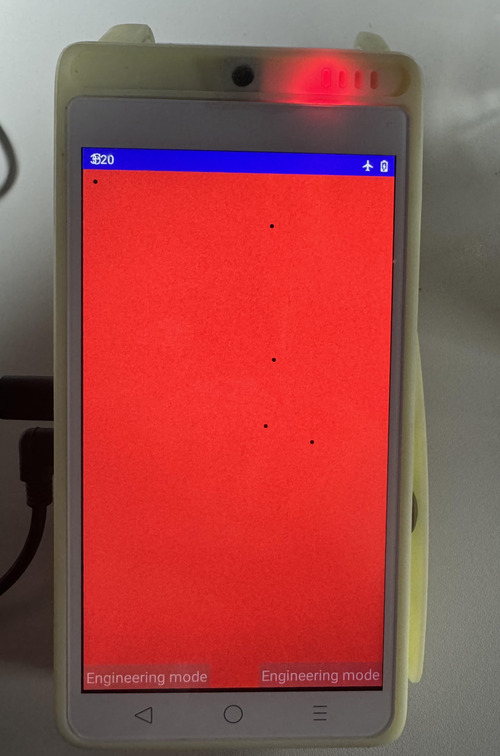
#> input picture app/src/main/python/red_test.jpg, 500 x 756 px
$ python spotDetection.py
#> lines starting #> are read from the running program, lines starting #| are printed output that depends on the picture; after the words box and inside, x2 and y2 are one past the last pixel; in counts of white or black regions, pixels touching at a corner belong together
import cv2
import numpy as np
import os

def display_img(name, img):
    cv2.imshow(name, img)
    cv2.waitKey(0)
    cv2.destroyAllWindows()

def detectDots(orig_file, file_name):
    directory_path = os.path.dirname(__file__)
    orig_file_path = os.path.join(directory_path, orig_file) #img path
    orig_img = cv2.imread(orig_file_path) #read img

    file_path = os.path.join(directory_path, file_name) #filtered img path
    img = cv2.imread(file_path) #read filtered img

    gray = cv2.cvtColor(img, cv2.COLOR_BGR2GRAY)
    blur = cv2.GaussianBlur(gray, (0, 0), sigmaX=16, sigmaY=0)
    divide = cv2.divide(gray, blur, scale=1)
    thresh = cv2.threshold(divide, 0, 255, cv2.THRESH_BINARY+cv2.THRESH_OTSU)[1]
    kernel = cv2.getStructuringElement(cv2.MORPH_RECT, (1, 1))
    morph = cv2.morphologyEx(thresh, cv2.MORPH_CLOSE, kernel)
    cnts = cv2.findContours(morph, cv2.RETR_LIST, cv2.CHAIN_APPROX_SIMPLE)[-2] #contours

    border = morph.copy()
    cv2.drawContours(border, cnts, -1, (0, 0, 0), 2)

    s1 = 3
    s2 = 25 #dot size
    xcnts = []

    for cnt in cnts:
        if s1<cv2.contourArea(cnt)<s2:
            xcnts.append(cnt)
            cv2.drawContours(orig_img, [cnt], -1, (255,105,180), 2)

    str = "Number of spots: {}".format(len(xcnts)) + "\n" #output

    avg_cnt = []
    for x in xcnts:
        avg_cnt.append(np.round(x.mean(axis=0)[0]))

    str += "Spot locations: {}".format(avg_cnt)

    # display_img("grayscale", morph)
    display_img("detected image", orig_img)

    return str

def detectRect(file_name, color):
#> called with file_name = 'red_test.jpg', color = 'red'
    colors = {'red': [np.array([100, 255, 255]), np.array([0, 200, 180])],
              'green': [np.array([100, 255, 255]), np.array([40, 200, 180])],
              'blue': [np.array([120, 255, 255]), np.array([90, 130, 180])]}
    #   'red': [np.array([190,255,255]), np.array([160,20,70])], works for redtest2 not redtest1

    image = cv2.imread(file_name) #read img
#> image is the input picture: shape (756, 500, 3); mean B, G, R 74.8, 76, 156.1
    display_img("original image", image)
    buf = cv2.addWeighted(image, 1.1, image, 0, 0.8) #add contrast
    # display_img("buf", buf)
    hsv = cv2.cvtColor(buf, cv2.COLOR_BGR2HSV)
#> hsv: shape (756, 500, 3); mean H, S, V 30.9, 114, 174
    mask = cv2.inRange(hsv, colors[color][1], colors[color][0])
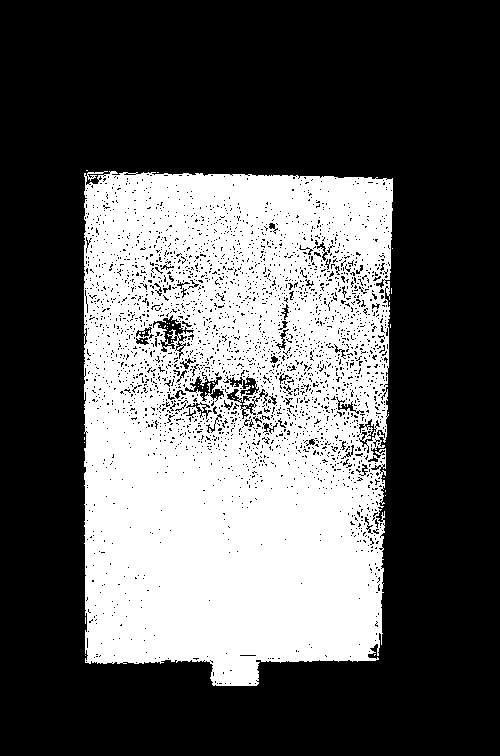
#> mask: shape (756, 500); 35.9% white; 42 white regions (41 under 20 px), largest, box (x1, y1, x2, y2) and area: (84, 171, 393, 686) 135755
    thresh = cv2.adaptiveThreshold(mask,255,cv2.ADAPTIVE_THRESH_GAUSSIAN_C, cv2.THRESH_BINARY_INV,21,9)
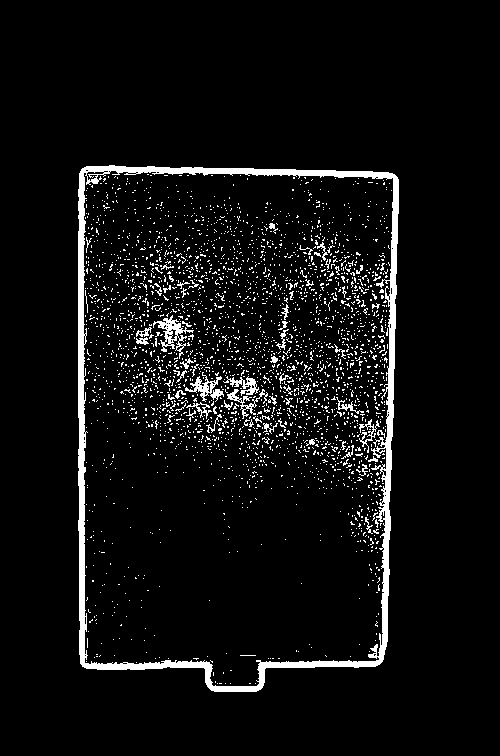
#> thresh: shape (756, 500); 6% white; 2895 white regions (2837 under 20 px)

    cnts = cv2.findContours(thresh, cv2.RETR_EXTERNAL, cv2.CHAIN_APPROX_SIMPLE) #contours
#> cnts = 1 contour; box (x1, y1, x2, y2) and area: (78, 165, 399, 692) 157566
    cnts = cnts[0] if len(cnts) == 2 else cnts[1]
    for c in cnts:
        cv2.drawContours(thresh, [c], -1, (255,255,255), -1)
#> this loop made 1 pass
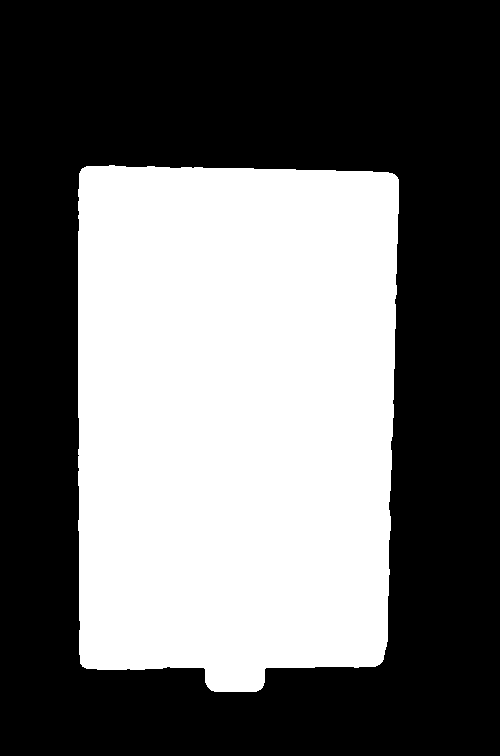
#> thresh: shape (756, 500); 41.9% white; 1 white region, box (x1, y1, x2, y2) and area: (78, 165, 399, 692) 158381

    kernel = cv2.getStructuringElement(cv2.MORPH_RECT, (2, 2))
#> kernel = [[1, 1], [1, 1]]
    opening = cv2.morphologyEx(thresh, cv2.MORPH_OPEN, kernel, iterations=4)
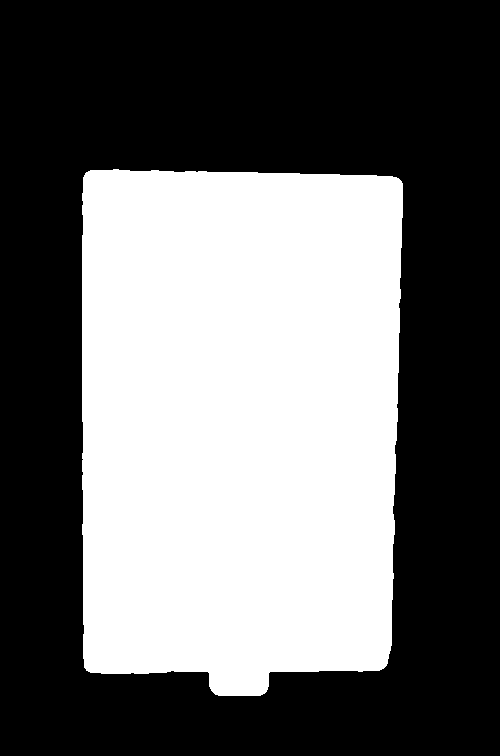
#> opening: shape (756, 500); 41.9% white; 1 white region

    cnts = cv2.findContours(opening, cv2.RETR_EXTERNAL, cv2.CHAIN_APPROX_SIMPLE) #draw outline
#> cnts = 1 contour; box (x1, y1, x2, y2) and area: (82, 169, 403, 696) 157562
    cnts = cnts[0] if len(cnts) == 2 else cnts[1]
    area_treshold = 5000

    blank = np.zeros(image.shape, dtype=np.uint8)
    blank = cv2.cvtColor(blank, cv2.COLOR_BGR2GRAY)
#> blank: shape (756, 500); every value is 0
    cropped = blank.copy()
    for c in cnts:
        if cv2.contourArea(c) > area_treshold:
            epsilon = 0.05*cv2.arcLength(c,True)
            c2 = cv2.approxPolyDP(c,epsilon,True)
            if len(c2) == 4:
                cropped = cv2.drawContours(blank, [c2], -1, (255, 255, 255), cv2.FILLED)
            else:
                rect = cv2.minAreaRect(c)
                box = cv2.boxPoints(rect)
                box = np.intp(box)
                cropped = cv2.drawContours(blank,[box],-1,(255,255,255),cv2.FILLED)
#> this loop made 1 pass
#> (epsilon, c2) on pass 1: (83.64, [[86, 172], [84, 667], [383, 668], [401, 181]])
            # cropped = cv2.drawContours(blank, [c2], -1, (255, 255, 255), 5)

    # cv2.imshow('thresh', thresh)
    filtered = cv2.bitwise_and(~image, ~image,mask = cropped)
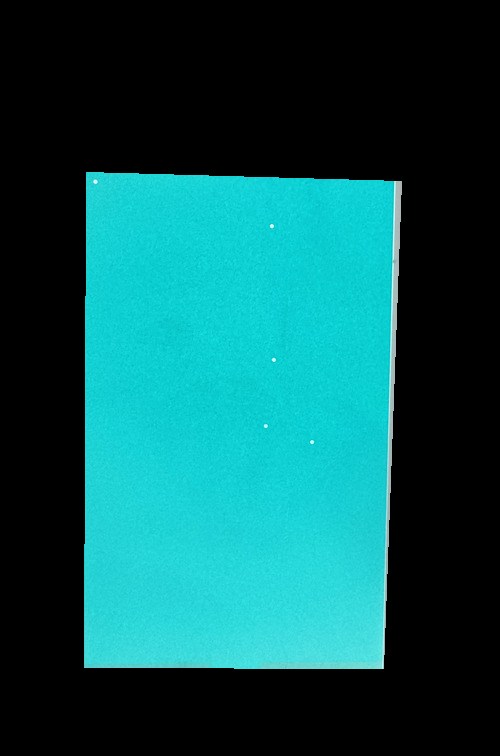
#> filtered: shape (756, 500, 3); mean B, G, R 85, 84.1, 11
    border = cv2.findContours(blank, cv2.RETR_LIST, cv2.CHAIN_APPROX_SIMPLE)
#> border = 1 contour; box (x1, y1, x2, y2) and area: (84, 172, 402, 669) 150787
    filtered = cv2.drawContours(filtered, border[0], -1, (255, 255, 255), 5)
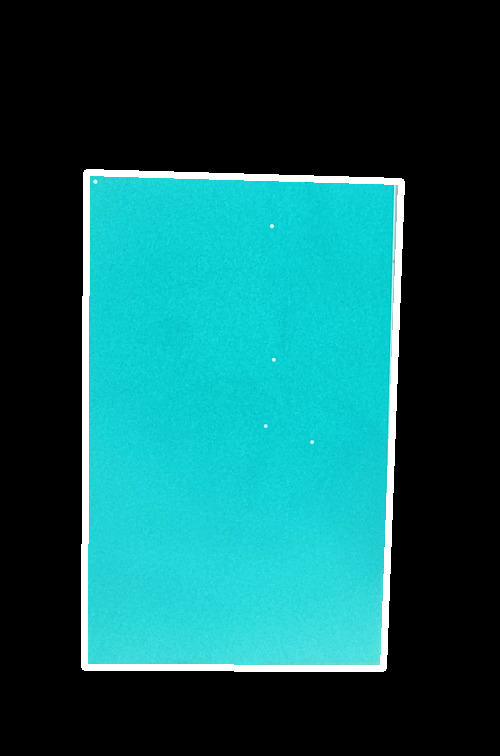
#> filtered: shape (756, 500, 3); 2.95% of pixels changed, all inside (x1, y1, x2, y2) = (81, 169, 405, 672)
    cv2.imwrite("filtered.jpg", ~filtered)
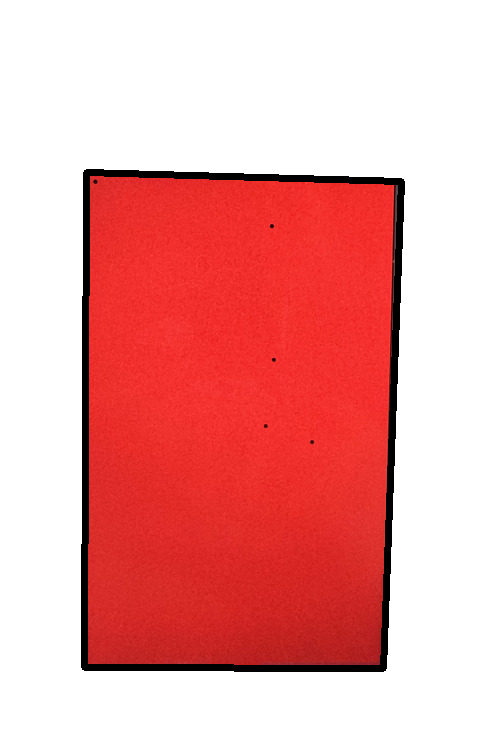
#> saved as filtered.jpg: shape (756, 500, 3); mean B, G, R 165.9, 166.8, 237.9
    print(detectDots(file_name, "filtered.jpg"))
    # [5 lines of commented-out code are left out]
#> (the run stopped early here; a loop or call above may not have finished)

$ run again, with app/src/main/python/green_test.jpg copied over app/src/main/python/red_test.jpg
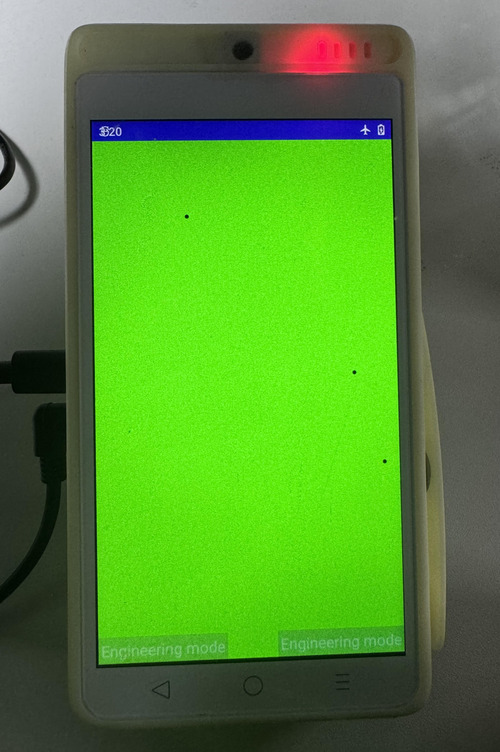
#> input picture app/src/main/python/green_test.jpg, 500 x 752 px
#> in detectRect, image is the input picture: shape (752, 500, 3); mean B, G, R 51, 140.3, 84
#> hsv: shape (752, 500, 3); mean H, S, V 52.4, 130.2, 158.4
#> mask: shape (752, 500); 40% white; 56 white regions (55 under 20 px), largest, box (x1, y1, x2, y2) and area: (93, 140, 403, 658) 150379
#> in detectRect, `thresh = cv2.adaptiveThreshold(mask,255,cv2.ADAPTIVE_THRESH_GAUSSIAN_C..`:
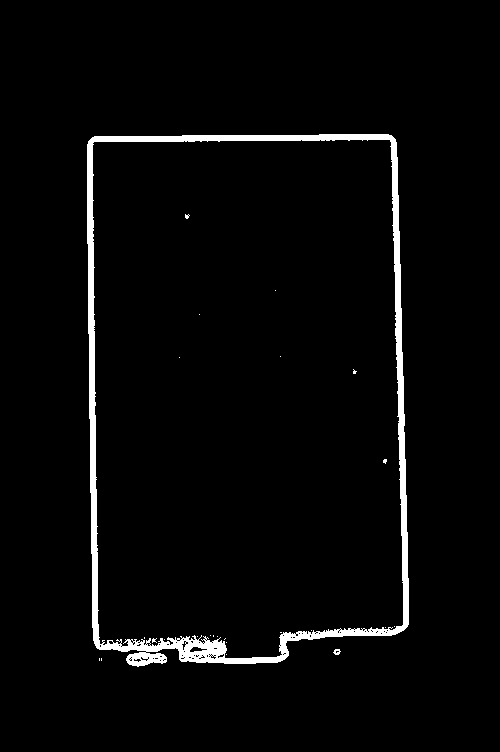
#> thresh: shape (752, 500); 3.1% white; 25 white regions (23 under 20 px)
#> in detectRect, `cnts = cv2.findContours(thresh, cv2.RETR_EXTERNAL, cv2.CHAIN_APPROX_SI..`: cnts = 4 contours, 2 with area under 20; largest, box (x1, y1, x2, y2) and area: (87, 134, 409, 667) 161153, (333, 649, 341, 655) 26
#> the loop in detectRect, `for c in cnts:` made 4 passes
#> c on passes 1 to 2: [[101, 658], [101, 660]], [[99, 658], [99, 660]]
#> kernel = [[1, 1], [1, 1]]
#> opening: shape (752, 500); 43.1% white; 2 white regions
#> in detectRect, `cnts = cv2.findContours(opening, cv2.RETR_EXTERNAL, cv2.CHAIN_APPROX_S..`: cnts = 2 contours, 1 with area under 20; largest, box (x1, y1, x2, y2) and area: (91, 138, 413, 670) 161146
#> blank: shape (752, 500); every value is 0
#> the loop in detectRect, `for c in cnts:` made 2 passes
#> (epsilon, c2) on pass 2: (88.66, [[395, 139], [92, 145], [101, 652], [411, 630]])
#> border = 1 contour; box (x1, y1, x2, y2) and area: (92, 139, 412, 653) 153118
#> in detectRect, `cv2.imwrite("filtered.jpg", ~filtered)`:
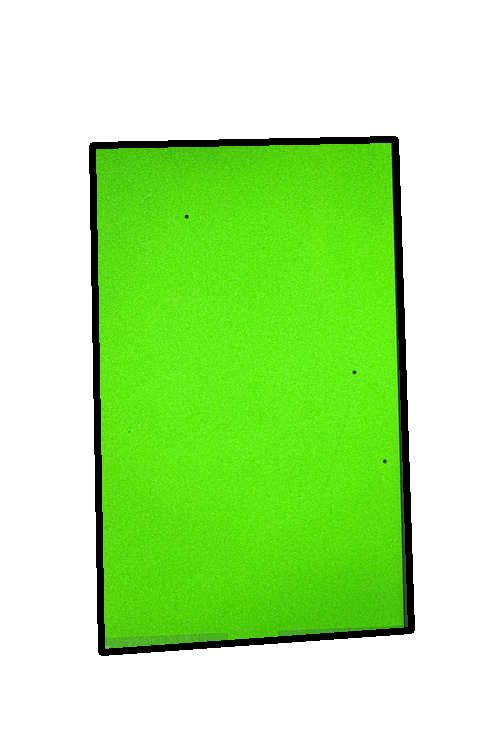
#> saved as filtered.jpg: shape (752, 500, 3); mean B, G, R 153.8, 235.6, 183.3

$ run again, with app/src/main/python/greentest.jpg copied over app/src/main/python/red_test.jpg
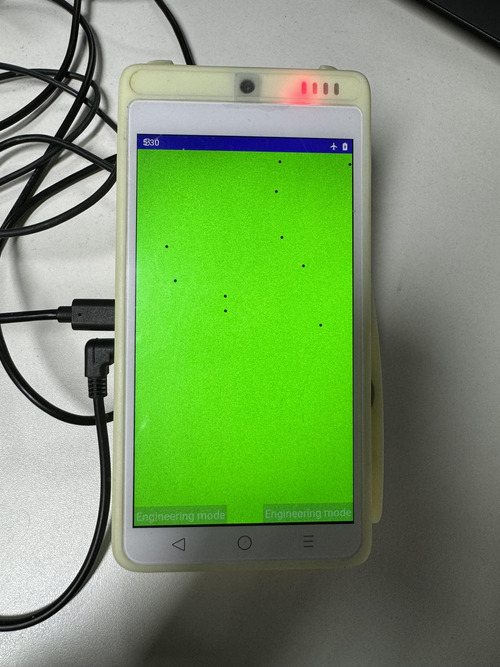
#> input picture app/src/main/python/greentest.jpg, 500 x 667 px
#> in detectRect, image is the input picture: shape (667, 500, 3); mean B, G, R 99.7, 150.5, 119
#> hsv: shape (667, 500, 3); mean H, S, V 48, 74.1, 167.9
#> mask: shape (667, 500); 21.5% white; 67 white regions (65 under 20 px), largest, box (x1, y1, x2, y2) and area: (135, 150, 352, 523) 71385, (152, 244, 159, 252) 21
#> in detectRect, `cnts = cv2.findContours(thresh, cv2.RETR_EXTERNAL, cv2.CHAIN_APPROX_SI..`: cnts = 1 contour; box (x1, y1, x2, y2) and area: (129, 144, 358, 529) 79922
#> the loop in detectRect, `for c in cnts:` made 1 pass
#> after the loop in detectRect, `for c in cnts:`:
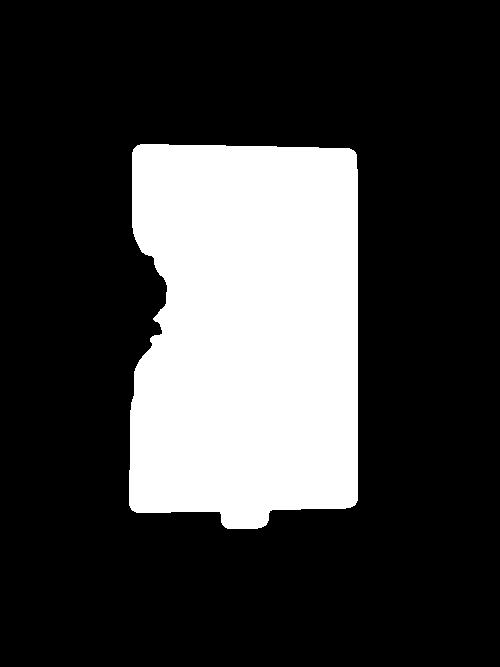
#> thresh: shape (667, 500); 24.1% white; 1 white region, box (x1, y1, x2, y2) and area: (129, 144, 358, 529) 80521
#> kernel = [[1, 1], [1, 1]]
#> opening: shape (667, 500); 24.1% white; 1 white region
#> in detectRect, `cnts = cv2.findContours(opening, cv2.RETR_EXTERNAL, cv2.CHAIN_APPROX_S..`: cnts = 1 contour; box (x1, y1, x2, y2) and area: (133, 148, 362, 533) 79912
#> blank: shape (667, 500); every value is 0
#> the loop in detectRect, `for c in cnts:` made 1 pass
#> (epsilon, c2) on pass 1: (62.17, [[141, 149], [135, 513], [358, 509], [359, 156]])
#> border = 1 contour; box (x1, y1, x2, y2) and area: (135, 149, 360, 514) 79056
#> in detectRect, `cv2.imwrite("filtered.jpg", ~filtered)`:
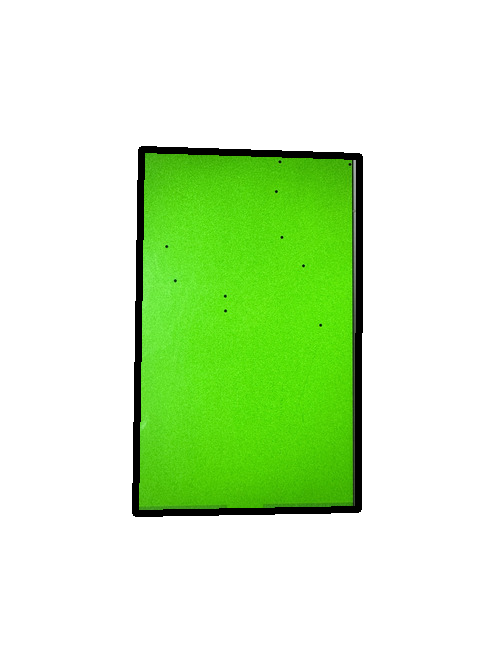
#> saved as filtered.jpg: shape (667, 500, 3); mean B, G, R 195.4, 239.5, 211.2
